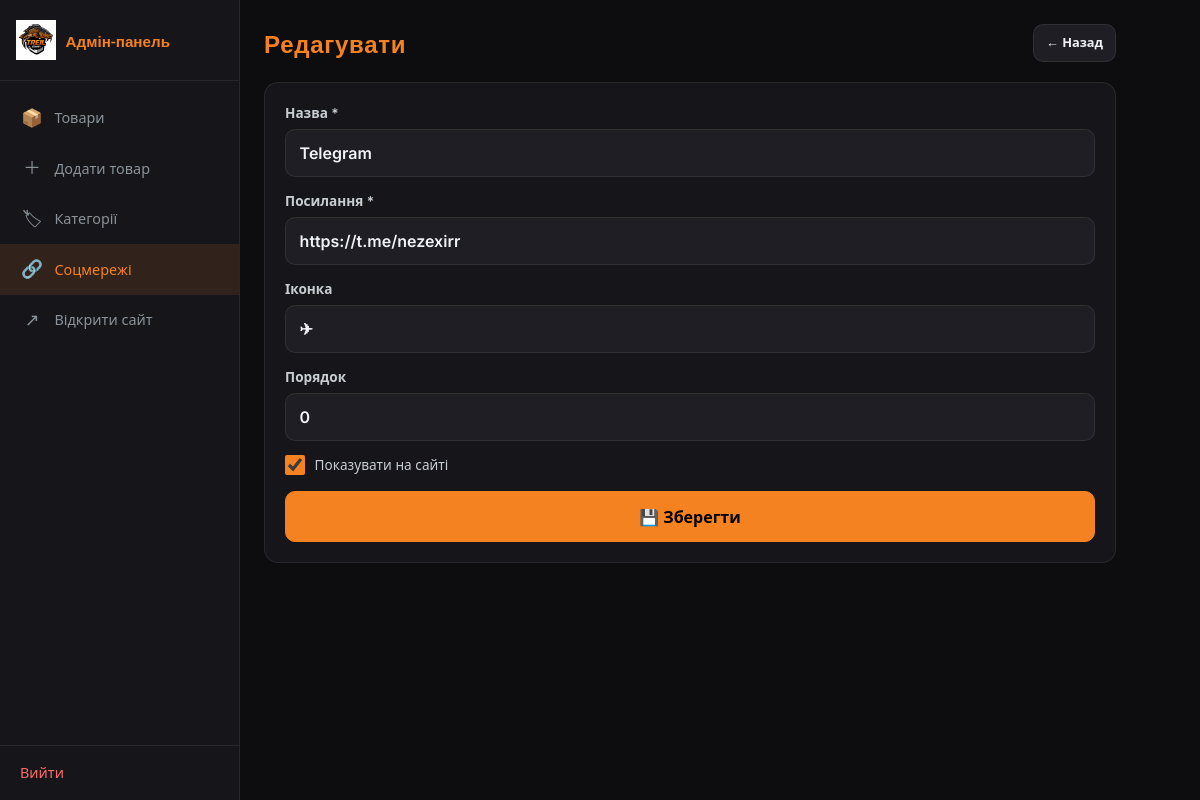
Page /admin/social/1/edit (signed in) on the committed database.
### tables this page shows
CREATE TABLE social_links (
            id INTEGER PRIMARY KEY AUTOINCREMENT,
            name TEXT NOT NULL,
            url TEXT NOT NULL,
            icon TEXT DEFAULT '🔗',
            sort_order INTEGER DEFAULT 0,
            is_active INTEGER DEFAULT 1
        );

### app.py (the view, shortened to what this page needs)
@app.route("/admin/social/<int:link_id>/edit", methods=["GET", "POST"])
@login_required
def admin_social_edit(link_id):
    conn = get_db()
    link = conn.execute(
        "SELECT * FROM social_links WHERE id = ?", (link_id,)
    ).fetchone()
    if not link:
        conn.close()
        abort(404)
    conn.close()
    return render_template("admin/social_form.html", link=link, presets=SOCIAL_PRESETS)

### app.py (called while the page is built)
@app.context_processor
def inject_globals():
    return {
        "shop_name": SHOP_NAME,
        "telegram_url": TELEGRAM_URL,
        "telegram_username": TELEGRAM_USERNAME,
        "current_category": None,
        "search_query": None,
        "social_links": get_social_links(),
        "build_order_url": build_order_url,
        "general_telegram_url": telegram_order_link(
            "Привіт! Цікавлюсь прикормками TREIL ZOOM"
        ),
    }

def login_required(f):
    @wraps(f)
    def wrapped(*args, **kwargs):
        if not session.get("admin_logged_in"):
            return redirect(url_for("admin_login"))
        return f(*args, **kwargs)
    return wrapped

def get_social_links(active_only=True):
    conn = get_db()
    query = "SELECT * FROM social_links"
    if active_only:
        query += " WHERE is_active = 1"
    query += " ORDER BY sort_order, id"
    rows = conn.execute(query).fetchall()
    conn.close()
    return rows

### config.py (called while the page is built)
def telegram_order_link(text: str) -> str:
    return f"{TELEGRAM_URL}?text={quote(text)}"

### database.py (called while the page is built)
def get_db():
    conn = sqlite3.connect(DB_PATH)
    conn.row_factory = sqlite3.Row
    return conn

### templates/admin/social_form.html (shortened to what this page needs)
{% extends "admin/base_admin.html" %}
{% block content %}
<div class="page-head">
  <h1>Редагувати</h1>
  <a href="{{ url_for('admin_social') }}" class="btn btn-sm">← Назад</a>
</div>
<form method="post" class="form-card">
  <label>Назва *
    <input type="text" name="name" value="{{ link.name }}" required>
  </label>
  <label>Посилання *
    <input type="url" name="url" value="{{ link.url }}" required>
  </label>
  <label>Іконка
    <input type="text" name="icon" value="{{ link.icon }}" maxlength="4">
  </label>
  <label>Порядок
    <input type="number" name="sort_order" value="{{ link.sort_order }}" min="0">
  </label>
  <label class="chk"><input type="checkbox" name="is_active" {% if link.is_active %}checked{% endif %}> Показувати на сайті</label>
  <div class="acts-row">
    <button type="submit" class="btn btn-primary btn-lg">💾 Зберегти</button>
  </div>
</form>
{% endblock %}

### static/css/admin.css (style rules this page uses)
:root { --orange: #f58220; --bg: #0d0d0f; --surface: #16161a; --surface2: #1e1e24; --text: #f0f2f5; --muted: #8b9199; --border: rgba(255,255,255,0.08); --danger: #ff6b6b; --font: "Inter", system-ui, sans-serif; --font-display: "Oswald", sans-serif; --nav-h: 60px; --bottom-h: 64px; }
*, *::before, *::after { box-sizing: border-box; margin: 0; padding: 0; }
body.admin { font-family: var(--font); background: var(--bg); color: var(--text); min-height: 100vh; line-height: 1.5; }
.page-head { display: flex; justify-content: space-between; align-items: flex-start; gap: 1rem; margin-bottom: 1.25rem; flex-wrap: wrap; }
h1 { font-family: var(--font-display); font-size: 1.5rem; color: var(--orange); letter-spacing: 0.03em; }
.btn { display: inline-flex; align-items: center; justify-content: center; padding: 0.65rem 1.1rem; border-radius: 10px; font-family: inherit; font-size: 0.88rem; font-weight: 600; text-decoration: none; border: 1px solid var(--border); background: var(--surface2); color: var(--text); cursor: pointer; transition: all 0.15s; min-height: 44px; }
.btn-primary, .btn-green { background: var(--orange); color: #000; border-color: var(--orange); }
.btn-sm { padding: 0.45rem 0.75rem; font-size: 0.8rem; min-height: 38px; }
.btn-lg { padding: 0.85rem 1.5rem; font-size: 1rem; width: 100%; }
.add-card, .form-card { background: var(--surface); border: 1px solid var(--border); border-radius: 14px; padding: 1.25rem; margin-bottom: 1.5rem; }
label { display: block; margin-bottom: 0.85rem; font-size: 0.85rem; font-weight: 600; color: #c8cdd2; }
input, textarea, select { display: block; width: 100%; margin-top: 0.35rem; padding: 0.7rem 0.85rem; border: 1px solid var(--border); border-radius: 10px; font: inherit; font-size: 16px; background: var(--surface2); color: var(--text); }
.chk { display: flex !important; align-items: center; gap: 0.6rem; font-weight: 500 !important; margin-bottom: 0.5rem; }
.chk input { width: 20px; height: 20px; margin: 0; accent-color: var(--orange); }
.acts-row { display: flex; gap: 0.65rem; flex-wrap: wrap; margin-top: 1rem; }

### rows in the picture
social_links: name "Telegram", url "https://t.me/nezexirr", icon "✈", sort_order "0", is_active "☑"
